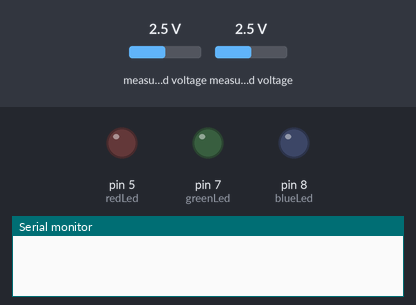
This sketch was run on a simulated Arduino Uno, built with avr-gcc and run on an emulated ATmega328P. On the bench: output pins drawn as LEDs (lit = HIGH), the last lines printed to the serial monitor. The inputs (shaded band) are chosen by the test bench; at power-on: measured voltage 2.5 V.

Above: at 0.1 s.
At 1.1 s:
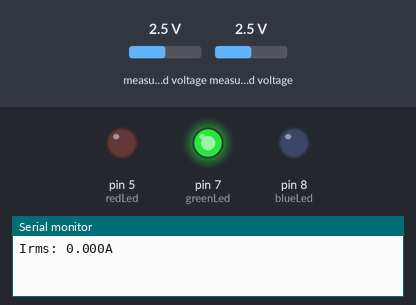
Timing chart, 0 to 2.6 s (numbered marks = the images above):
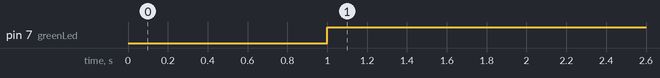

Measured:
- by itself, pin 7 (greenLed): LOW → HIGH at 1.0 s

The sketch:

final.ino
```cpp
#include <Wire.h>
#include <Adafruit_ADS1X15.h>

Adafruit_ADS1115 ads;

const float FACTOR = 30; //20A/1V from teh CT

const float multiplier = 0.00005;

const int redLed=5;
const int greenLed=7;
const int blueLed=8;


void setup() {
  Serial.begin(9600);

  ads.setGain(GAIN_FOUR);      // +/- 1.024V 1bit = 0.5mV
  ads.begin();
  pinMode(redLed, OUTPUT);
  pinMode(greenLed, OUTPUT);
  pinMode(blueLed, OUTPUT);


}

void printMeasure(String prefix, float value, String postfix)
{
  Serial.print(prefix);
  Serial.print(value, 3);
  Serial.println(postfix);
}

void loop() {
  float currentRMS = getcurrent();
  if(currentRMS > 0.05){
    digitalWrite(blueLed, HIGH);
  }
  if(currentRMS > 0.3){
    digitalWrite(redLed, HIGH);
    digitalWrite(greenLed, LOW);
  }else{
    digitalWrite(redLed, LOW);
    digitalWrite(greenLed, HIGH);
  }

  printMeasure("Irms: ", currentRMS, "A");
  delay(1000);

}

float getcurrent()
{
  float voltage;
  float current;
  float sum = 0;
  long time_check = millis();
  int counter = 0;

  while (millis() - time_check < 1000)
  {
    voltage = ads.readADC_Differential_0_1() * multiplier;
    current = voltage * FACTOR;
    //current /= 1000.0;

    sum += sq(current);
    counter = counter + 1;
  }

  current = sqrt(sum / counter);
  return (current);
}
```
